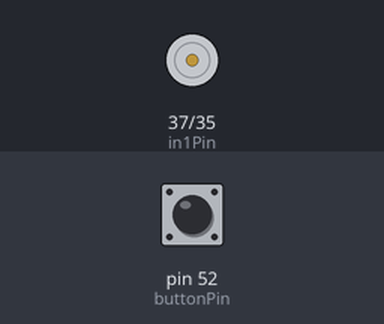
This sketch was run on a simulated Arduino Mega 2560, built with avr-gcc and run on an emulated ATmega2560. Parts: motor-driver pin pairs drawn as motors (green arrow = first pin HIGH = forward, orange = second pin HIGH = backward, longer = more drive). The inputs (shaded band) are chosen by the test bench; at power-on: pin 52 (buttonPin) HIGH.

Above: at 1.2 s.
1.3 s: pin 52 (buttonPin) pulled LOW for 0.15 s
At 1.42 s:
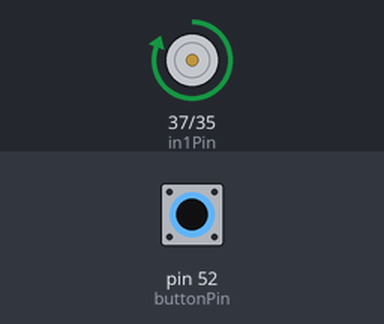
2.9 s: pin 52 (buttonPin) pulled LOW for 3.2 s
At 7.1 s:
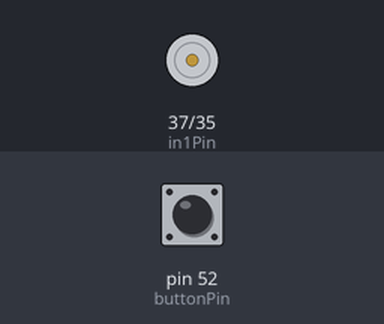
Timing chart, 0 to 8.6 s (numbered marks = the images above; inputs shaded):
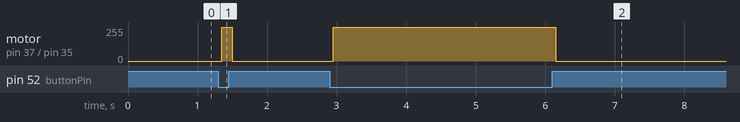

Measured:
- after the input at 1.3 s, motor on pin 37 (in1Pin) / pin 35 (in2Pin): stopped → forward 255/255 after 0.05 s, → stopped 0.15 s later
- after the input at 2.9 s, motor on pin 37 (in1Pin) / pin 35 (in2Pin): stopped → forward 255/255 after 0.05 s, → stopped 3.2 s later

The sketch:

pumps.ino
```cpp
// ======================================================= libraries

#include <ezButton.h> // Button library

// ======================================================= constants and vars

// constants won't change
const int in1Pin = 37;
const int in2Pin = 35;

// create a ezbutton instance on pin 52
ezButton buttonPin(52);

void setup() {
    pinMode(in1Pin, OUTPUT);
    pinMode(in2Pin, OUTPUT);
    buttonPin.setDebounceTime(50);
}

void loop() {
    buttonPin.loop();

    if (buttonPin.isPressed()) {
        digitalWrite(in1Pin, HIGH);
        digitalWrite(in2Pin, LOW);
    } else if (buttonPin.isReleased()) {
        digitalWrite(in1Pin, LOW);
        digitalWrite(in2Pin, LOW);
    }
}
```
